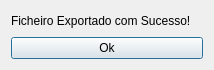
<?xml version="1.0" encoding="UTF-8"?>
<ui version="4.0">
 <class>Dialog</class>
 <widget class="QDialog" name="Dialog">
  <property name="geometry">
   <rect>
    <x>0</x>
    <y>0</y>
    <width>214</width>
    <height>70</height>
   </rect>
  </property>
  <property name="maximumSize">
   <size>
    <width>214</width>
    <height>70</height>
   </size>
  </property>
  <property name="windowTitle">
   <string>Sucesso Exportar</string>
  </property>
  <layout class="QGridLayout" name="gridLayout">
   <item row="0" column="0">
    <layout class="QVBoxLayout" name="verticalLayout">
     <item>
      <widget class="QLabel" name="label">
       <property name="text">
        <string>Ficheiro Exportado com Sucesso!</string>
       </property>
      </widget>
     </item>
     <item>
      <widget class="QPushButton" name="pushButton">
       <property name="text">
        <string>Ok</string>
       </property>
      </widget>
     </item>
    </layout>
   </item>
  </layout>
 </widget>
 <resources/>
 <connections/>
</ui>
